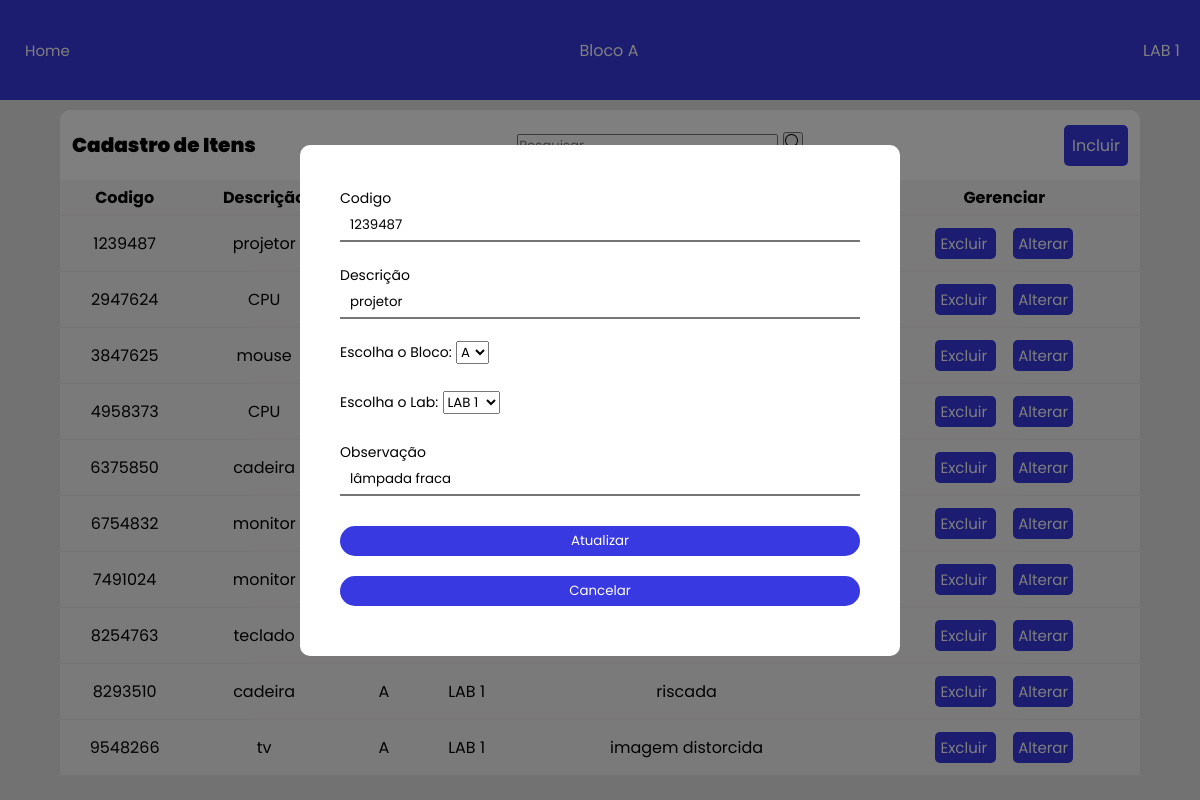
/exibir_admin.php?alterar=1239487&bloco=A&lab=LAB 1, run on the app's committed database.
### tables this page shows
CREATE TABLE tb_item (
	codigo_patrimonio INT NOT NULL,
	descricao  VARCHAR(30),
	bloco  VARCHAR(30),
	sala VARCHAR(30),
	observacao VARCHAR(255),
	PRIMARY KEY(codigo_patrimonio)
);

### exibir_admin.php (the view, shortened to what this page needs)
<?php
$data = "";
include_once "conexao.php";
if (!empty($_GET['bloco'])) {
  $bloco_label = @$_GET['bloco'];
  $lab_label = @$_GET['lab'];
}
if (!empty($_GET['search'])) {
  $data = $_GET['search'];
  $sql = "SELECT * FROM tb_item WHERE (codigo_patrimonio LIKE '%$data%' or descricao LIKE '%$data%' or observacao LIKE '%$data%') AND (bloco = '" . $_SESSION["blocoL"] . "' AND sala = '" . $_SESSION["labL"] . "') ORDER BY codigo_patrimonio DESC";
} else {
  $sql = "SELECT * FROM tb_item ORDER BY codigo_patrimonio WHERE bloco = '" . $_SESSION["blocoL"] . "' AND sala = '" . $_SESSION["labL"] . "' DESC";
}
?>
<!DOCTYPE html>
<html lang="pt-br">
<head>
  <link rel="stylesheet" href="exibir.css">
  <link href='https://unpkg.com/boxicons@2.1.1/css/boxicons.min.css' rel='stylesheet'>
</head>
<body>
  <div class="top-bar">
    <a href="menu_admin.php" class="scale">Home</a>
    <span id="selected-block">Bloco <?php echo $bloco_label; ?></span>
    <span id="selected-lab"><?php echo $lab_label; ?></span>
  </div>
  <div class="container">
  <div class="header">
      <span>Cadastro de Itens</span>
      <div class="box-search">
        <button onclick="searchData()" class="btns btn-primary" name="btnpesquisar">
        <img src="img/search.svg" class="logos" alt="img search">
        </button>
      </div>
      <button onclick="openModal()" id="new">Incluir</button>
    </div>
    <div class="crud-body">
      <table>
        <thead>
          <tr>
            <th>Codigo</th>
            <th>Descrição</th>
            <th>Bloco</th>
            <th>Sala</th>
            <th>Observação</th>
            <th>Gerenciar</th>
          </tr>
          <?php
          if ($data == "") {
            $sql = "SELECT * FROM tb_item WHERE bloco = '$bloco_label' AND sala = '$lab_label' ORDER BY codigo_patrimonio;";
          }
          $resultado = mysqli_query($conexao, $sql);
          while ($dados = mysqli_fetch_assoc($resultado)) {
            echo '
                     <tr>
                         <td> ' . $dados["codigo_patrimonio"] . '</td>
                         <td>' . $dados["descricao"] . '</td>
                         <td> ' . $dados["bloco"] . '</td>
                         <td> ' . $dados["sala"] . '</td>
                         <td> ' . $dados["observacao"] . '</td>
                         <td class="btnExcluir">
                             <a href="exibir_admin.php?excluir=' . $dados["codigo_patrimonio"] . '&bloco=' . $bloco_label . '&lab=' . $lab_label . '" id="new">
                                  Excluir
                             </a>
                             &nbsp;&nbsp;&nbsp;
                             <a href="exibir_admin.php?alterar=' . $dados["codigo_patrimonio"] . '&bloco=' . $bloco_label . '&lab=' . $lab_label . ' " onclick="openModal2()"  id="new">
                                 Alterar
                             </a>
                         </td>
                     <tr>
                     ';
          }
          ?>
          </tr>
        </thead>
      </table>
    </div>
    <?php
    if (isset($_GET['alterar'])) {
      $alterar = $_GET['alterar'];
      $sql = "SELECT * FROM tb_item WHERE codigo_patrimonio =  '$alterar';";
      $consulta = mysqli_query($conexao, $sql);
      $dados = mysqli_fetch_array($consulta);
      ?>
      <div class="modal-container active" id="modal_edit" onclick="openModal2(this)">
        <div class="modal">
          <form action="exibir_admin.php" method="post">
            <label for="txt_codigo">Codigo</label>
            <input name="txt_codigo" type="number" required value='<?= $dados['codigo_patrimonio'] ?>' />
            <label for="txt_descricao">Descrição</label>
            <input name="txt_descricao" type="text" required value='<?= $dados["descricao"] ?>' />
            <label for="escolhas">Escolha o Bloco:</label>
            <select name="txt_bloco" id="txt_bloco">
              <option value="A">A</option>
            </select><br>
            <br><label for="escolhas">Escolha o Lab:</label>
            <select name="txt_sala" id="txt_sala">
              <option value="LAB 1">LAB 1</option>
            </select><br>
            <br><label for="txt_observacao">Observação</label>
            <input name="txt_observacao" type="text" required value='<?= $dados["observacao"] ?>' />
            <button type="submit" name="btnAtualizar">Atualizar</button>
            <button type="button" onclick="fecharModal2()">Cancelar</button>
          </form>
        </div>
      </div>
      <?php
    }
    ?>
  </div>
</body>
</html>

### exibir.css (style rules this page uses)
* { margin: 0; padding: 0; box-sizing: border-box; font-family: 'Poppins', sans-serif; }
body { width: 100vw; height: 100vh; display: flex; align-items: center; justify-content: center; background-color: rgba(0,0,0,0.1); }
button { cursor: pointer; }
.container { width: 90%; height: 80%; border-radius: 10px; background: white; }
.header { min-height: 70px; display: flex; align-items: center; justify-content: space-between; margin: auto 12px; }
.header span { font-weight: 900; font-size: 20px; word-break: break-all; }
#new { font-size: 16px; padding: 8px; border-radius: 5px; border: none; color: white; background-color: rgb(57, 57, 226); }
table { width: 100%; border-spacing: 10px; word-break: break-all; border-collapse: collapse; }
thead { background-color: whitesmoke; }
tr { border-bottom: 1px solid rgb(238, 235, 235)!important; }
thead tr th { padding: 5px; text-align: center; margin-bottom: 50px; }
.btnExcluir { padding: 15px; }
thead td { padding: 5px; text-align: center; margin-bottom: 50px; }
.modal-container { width: 100vw; height: 100vh; position: fixed; top: 0; left: 0; background-color: rgba(0, 0, 0, 0.5); display: none; z-index: 999; align-items: center; justify-content: center; }
.modal { display: flex; flex-direction: column; align-items: center; padding: 40px; background-color: white; border-radius: 10px; width: 50%; }
.modal label { font-size: 14px; width: 100%; }
.modal input { width: 100%; outline: none; padding: 5px 10px; width: 100%; margin-bottom: 20px; border-top: none; border-left: none; border-right: none; }
.modal button { width: 100%; margin: 10px auto; outline: none; border-radius: 20px; padding: 5px 10px; width: 100%; border: none; background-color: rgb(57, 57, 226); color: white; }
.active { display: flex; }
.active .modal { animation: modal .4s; }
.top-bar { background-color: rgb(57, 57, 226); color: white; display: flex; justify-content: space-between; align-items: center; padding: 10px 20px; position: fixed; top: 0; left: 0; width: 100%; height: 100PX; z-index: 999; }
.container { margin-top: 60px; }
.scale { font-size: 16px; padding: 8px; border-radius: 5px; border: none; color: white; cursor: pointer; }
.scale { transition: transform 0.3s ease; }

### exibir_admin.php (style rules this page uses)
a { text-decoration: none; padding: 5px !important; font-size: 15px !important; }

### data on the page
tb_item: codigo_patrimonio "1239487", descricao "projetor", txt_codigo "1239487", txt_descricao "projetor", txt_observacao "lâmpada fraca"
tb_item: codigo_patrimonio "2947624", descricao "CPU"
tb_item: codigo_patrimonio "3847625", descricao "mouse"
tb_item: codigo_patrimonio "4958373", descricao "CPU"
tb_item: codigo_patrimonio "6375850", descricao "cadeira"
tb_item: codigo_patrimonio "6754832", descricao "monitor"
tb_item: codigo_patrimonio "7491024", descricao "monitor"
tb_item: codigo_patrimonio "8254763", descricao "teclado"
tb_item: codigo_patrimonio "8293510", descricao "cadeira", bloco "A", sala "LAB 1", observacao "riscada"
tb_item: codigo_patrimonio "9548266", descricao "tv", bloco "A", sala "LAB 1", observacao "imagem distorcida"

### other printed values
$bloco_label "A"
$lab_label "LAB 1"
